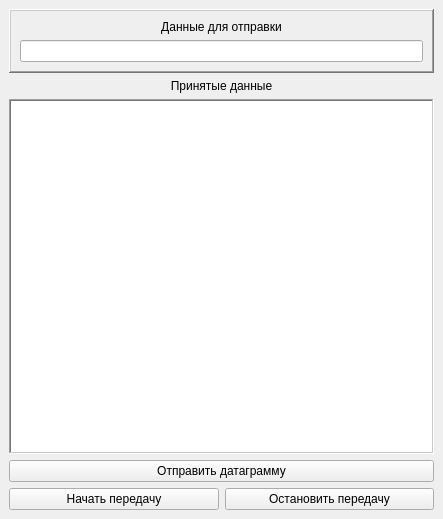
<?xml version="1.0" encoding="UTF-8"?>
<ui version="4.0">
 <class>MainWindow</class>
 <widget class="QMainWindow" name="MainWindow">
  <property name="geometry">
   <rect>
    <x>0</x>
    <y>0</y>
    <width>443</width>
    <height>519</height>
   </rect>
  </property>
  <property name="windowTitle">
   <string>MainWindow</string>
  </property>
  <widget class="QWidget" name="centralwidget">
   <layout class="QGridLayout" name="gridLayout">
    <item row="0" column="0" colspan="2">
     <widget class="QFrame" name="frame">
      <property name="autoFillBackground">
       <bool>true</bool>
      </property>
      <property name="inputMethodHints">
       <set>Qt::ImhNone</set>
      </property>
      <property name="frameShape">
       <enum>QFrame::WinPanel</enum>
      </property>
      <property name="frameShadow">
       <enum>QFrame::Raised</enum>
      </property>
      <layout class="QVBoxLayout" name="verticalLayout_3">
       <item>
        <widget class="QLabel" name="lb_sendData">
         <property name="text">
          <string>Данные для отправки</string>
         </property>
         <property name="alignment">
          <set>Qt::AlignCenter</set>
         </property>
        </widget>
       </item>
       <item>
        <widget class="QLineEdit" name="ln_sendData"/>
       </item>
      </layout>
     </widget>
    </item>
    <item row="1" column="0" colspan="2">
     <layout class="QVBoxLayout" name="verticalLayout_4">
      <item>
       <widget class="QLabel" name="lb_receiveData">
        <property name="text">
         <string>Принятые данные</string>
        </property>
        <property name="alignment">
         <set>Qt::AlignCenter</set>
        </property>
       </widget>
      </item>
      <item>
       <widget class="QTextEdit" name="te_result">
        <property name="frameShape">
         <enum>QFrame::WinPanel</enum>
        </property>
       </widget>
      </item>
     </layout>
    </item>
    <item row="2" column="0" colspan="2">
     <widget class="QPushButton" name="pb_sendData">
      <property name="text">
       <string>Отправить датаграмму</string>
      </property>
     </widget>
    </item>
    <item row="3" column="0">
     <widget class="QPushButton" name="pb_start">
      <property name="text">
       <string>Начать передачу</string>
      </property>
     </widget>
    </item>
    <item row="3" column="1">
     <widget class="QPushButton" name="pb_stop">
      <property name="text">
       <string>Остановить передачу</string>
      </property>
     </widget>
    </item>
   </layout>
  </widget>
 </widget>
 <resources/>
 <connections/>
</ui>
